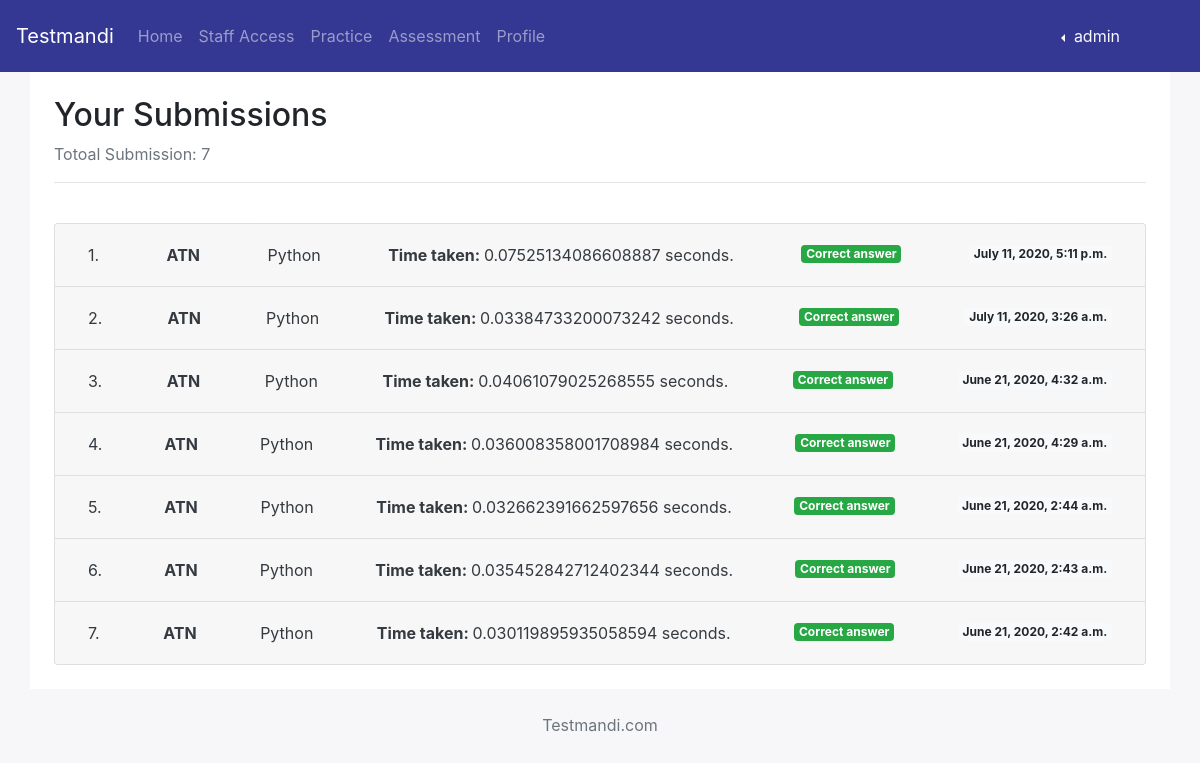
The page /submissions/ (signed in) on the database as committed earlier.
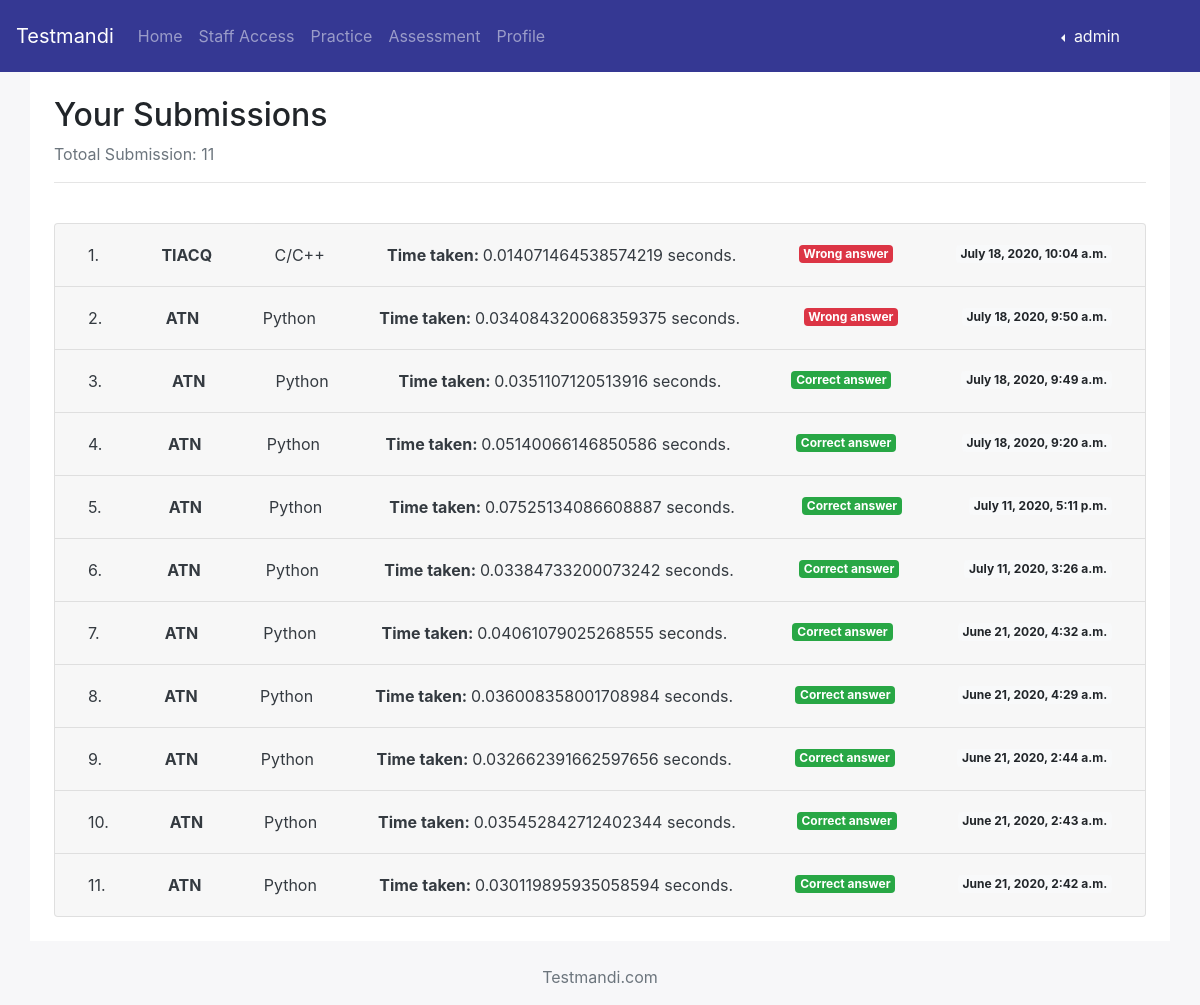
The same page on the database as committed later.
### dashboard/models.py (models this page shows, shortened)
class Submission(models.Model):
    user = models.CharField(max_length=120, blank=True, null=True)
    question_hit = models.CharField(max_length=10, blank=True, null=True)
    time_taken = models.CharField(max_length=10, blank=True, null=True)
    space_taken = models.CharField(max_length=10, blank=True, null=True)
    language = models.CharField(max_length=10, blank=True, null=True)
    solution = models.TextField(max_length=100000, blank=True, null=True)
    verdict = models.BooleanField(blank=True, null=True)
    time_stamp = models.DateTimeField(auto_now_add=True)

### dashboard/views.py (the view)
# urls.py: path('submissions/', submissions_view, name="submissions"),
@login_required
def submissions_view(request):
    user = request.user
    context = {
        "title": "Submissions",
        "submissions": Submission.objects.filter(user=user).order_by('-time_stamp')
    }
    return render(request, "dashboard/submissions.html", context)

### templates/dashboard/submissions.html (shortened to what this page needs)
{% extends "base/base.html" %}
{% block content %}
    <div class="container p-4">
        <h2>Your Submissions</h2>
        <div class="text-muted">
            Totoal Submission: {{ submissions.count }}
        </div>
        <hr>
        <br>
        <div class="accordion" id="accordionExample">
            {% for submission in submissions %}
                <div class="card">
                    <div class="card-header" id="headingOne">
                        <h2 class="mb-0">
                            <button class="btn btn-link btn-block text-dark d-flex justify-content-between align-items-center"
                                    type="button" data-toggle="collapse"
                                    data-target="#collapse{{ submission.id }}" aria-expanded="true"
                                    aria-controls="collapse{{ submission.id }}">
                                {{ forloop.counter }}. <strong>{{ submission.question_hit }}</strong>
                                {% if submission.language == "c_cpp" %}
                                    C/C++
                                {% elif submission.language == "python" %}
                                    Python
                                {% endif %}
                                <span><strong>Time taken: </strong>{{ submission.time_taken }} seconds.</span>
                                {% if submission.verdict %}
                                    <span class="badge badge-success ">Correct answer</span>
                                {% else %}
                                    <span class="badge badge-danger ">Wrong answer</span>
                                {% endif %}
                                <span class="badge badge-light">{{ submission.time_stamp }}</span>
                            </button>
                        </h2>
                    </div>
                </div>
            {% endfor %}
        </div>
    </div>
{% endblock %}

Rows that differ between the two databases and show on the page:
added Submission: question_hit "TIACQ", language "C/C++", time_taken "0.014071464538574219", verdict "Wrong answer", time_stamp "July 18, 2020, 10:04 a.m."
added Submission: question_hit "ATN", language "Python", time_taken "0.034084320068359375", verdict "Wrong answer", time_stamp "July 18, 2020, 9:50 a.m."
added Submission: question_hit "ATN", language "Python", time_taken "0.0351107120513916", verdict "Correct answer", time_stamp "July 18, 2020, 9:49 a.m."
added Submission: question_hit "ATN", language "Python", time_taken "0.05140066146850586", verdict "Correct answer", time_stamp "July 18, 2020, 9:20 a.m."
Other text that changed with them:
{{ submissions.count }}: "7" → "11"
